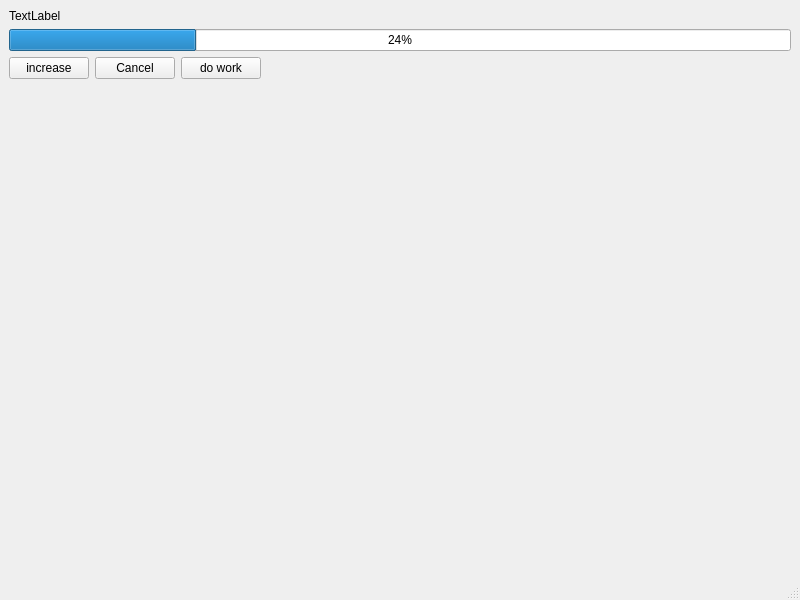
<?xml version="1.0" encoding="UTF-8"?>
<ui version="4.0">
 <class>MainWindow</class>
 <widget class="QMainWindow" name="MainWindow">
  <property name="geometry">
   <rect>
    <x>0</x>
    <y>0</y>
    <width>800</width>
    <height>600</height>
   </rect>
  </property>
  <property name="windowTitle">
   <string>MainWindow</string>
  </property>
  <widget class="QWidget" name="centralwidget">
   <layout class="QVBoxLayout" name="verticalLayout">
    <item>
     <widget class="QLabel" name="label">
      <property name="text">
       <string>TextLabel</string>
      </property>
     </widget>
    </item>
    <item>
     <widget class="QProgressBar" name="progressBar">
      <property name="value">
       <number>24</number>
      </property>
     </widget>
    </item>
    <item>
     <layout class="QHBoxLayout" name="horizontalLayout">
      <item>
       <widget class="QPushButton" name="pushButton">
        <property name="text">
         <string>increase</string>
        </property>
       </widget>
      </item>
      <item>
       <widget class="QPushButton" name="cancelButton">
        <property name="text">
         <string>Cancel</string>
        </property>
       </widget>
      </item>
      <item>
       <widget class="QPushButton" name="workButton">
        <property name="text">
         <string>do work</string>
        </property>
       </widget>
      </item>
      <item>
       <spacer name="horizontalSpacer">
        <property name="orientation">
         <enum>Qt::Horizontal</enum>
        </property>
        <property name="sizeHint" stdset="0">
         <size>
          <width>40</width>
          <height>20</height>
         </size>
        </property>
       </spacer>
      </item>
     </layout>
    </item>
    <item>
     <spacer name="verticalSpacer">
      <property name="orientation">
       <enum>Qt::Vertical</enum>
      </property>
      <property name="sizeHint" stdset="0">
       <size>
        <width>20</width>
        <height>40</height>
       </size>
      </property>
     </spacer>
    </item>
   </layout>
  </widget>
  <widget class="QMenuBar" name="menubar">
   <property name="geometry">
    <rect>
     <x>0</x>
     <y>0</y>
     <width>800</width>
     <height>21</height>
    </rect>
   </property>
  </widget>
  <widget class="QStatusBar" name="statusbar"/>
 </widget>
 <resources/>
 <connections/>
</ui>
